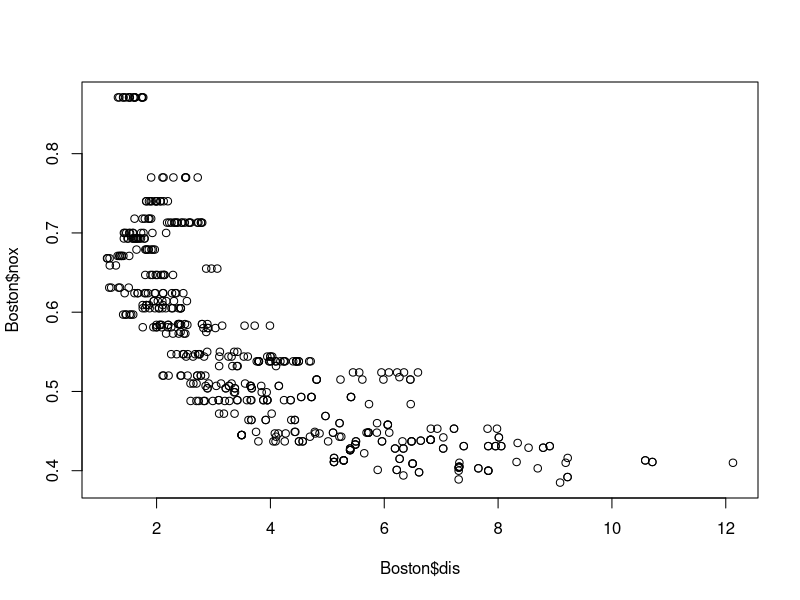
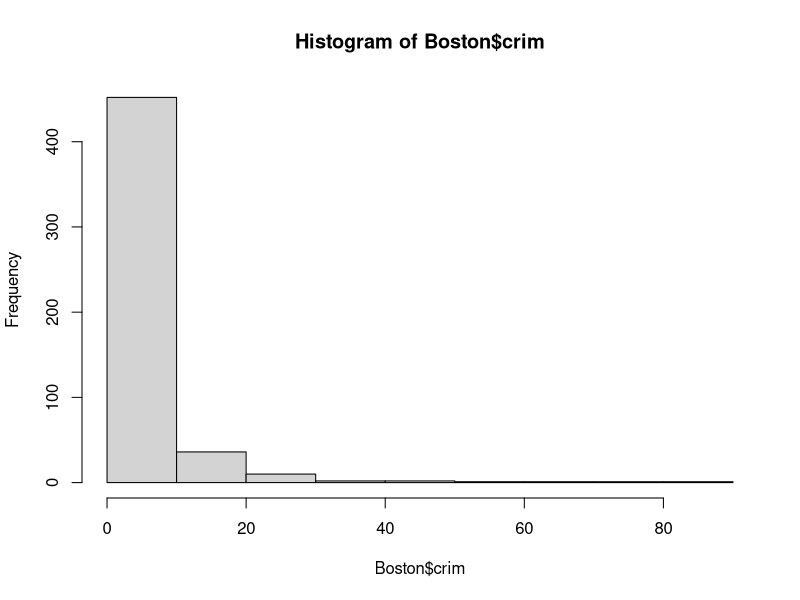
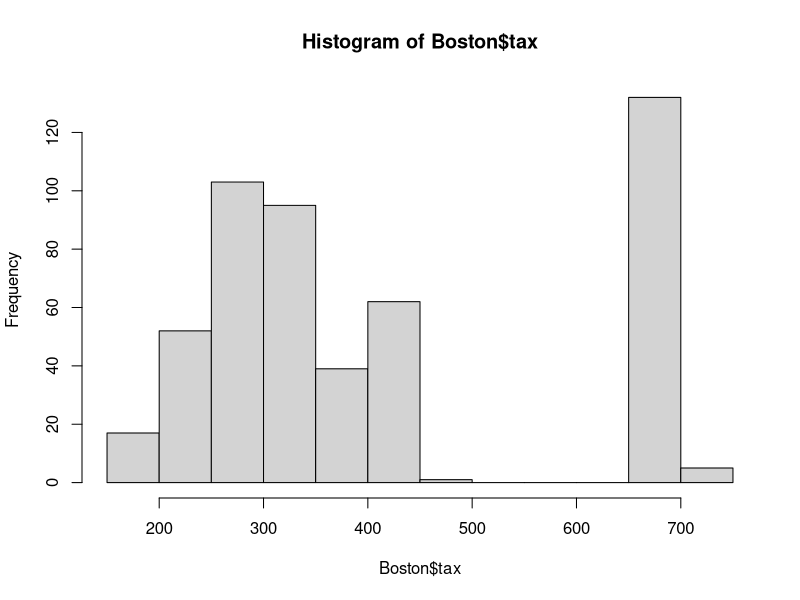
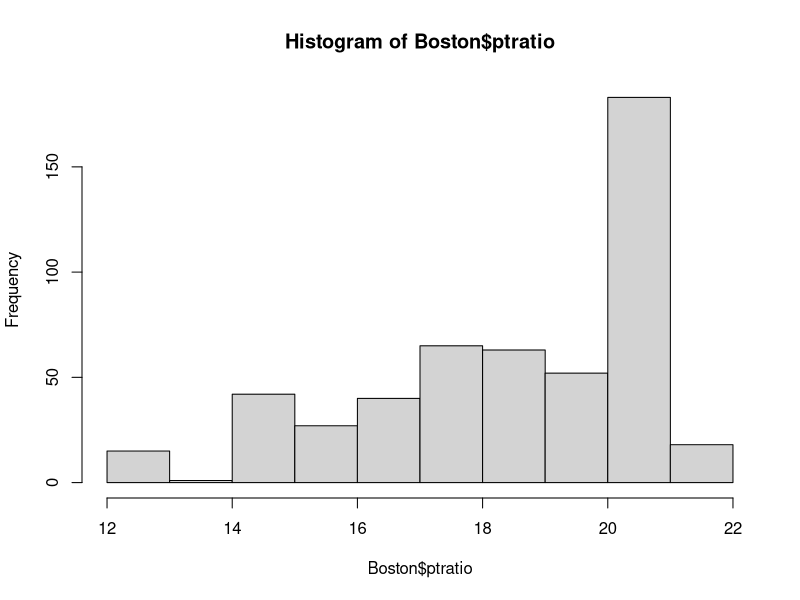

Write the R code that produced these figures, in order. (Note: this script raises an error after producing the figures.)
#############################
# < Yi Qu >
# STAT W4240 
# Homework <HW 01 , Problem <3>
# < Homework Due Date: Sep 16 >
#############################

#################
# Setup
#################
setwd("C:/Users/yi/Desktop/W4240/hw01")
library(MASS)

#################
# Problem a
#################
nrow(Boston)
ncol(Boston)
#each row represent each observations
#each column represent each feature or predictor

#################
# Problem b
#################
plot(Boston$dis,Boston$nox)
# nitrogen oxides concentration decrease as the weighted mean of distances to five Boston employment centres.
# It is reasonable, since the employment centres will produce nitrogen oxides.

#################
# Problem c
#################
cor(Boston,Boston$crim)
#Strong Correlation: rad, tax, 
#Weak Correlation: zn, indus, nox, rm, age, dis, ptratio, black, lstat, medv
#No Correlation: chas

#################
# Problem d
#################
sapply(Boston,range)
mean(Boston$crim)
mean(Boston$tax)
mean(Boston$ptratio)
hist(Boston$crim)
hist(Boston$tax)
hist(Boston$ptratio)
#some suburbs have particularly high crime rates,
#since the mean crim is 3.613524, but the range of crim up to 88.97620
#tax and ptratio do not habe particularly high crime
#since the mean is around the middle of range

#################
# Problem e
#################
sum(Boston$chas == 1)

#################
# Problem f
#################
median(Boston$ptratio)

#################
# Problem g
#################
which.min(Boston$medv) # find the row number of the lowest medv
min(Boston$medv) # print the value of the lowest medv
Boston[which.min(Boston$medv),] # print all the values in this row
medianBoston<-sapply(Boston[,num],median)
Boston[399,]-medianBoston   # compare the certain observation with the median of overall ranges


#################
# Problem h
#################
sum(Boston$rm>7)
sum(Boston$rm>8) # find the suburbs that rm > 8


